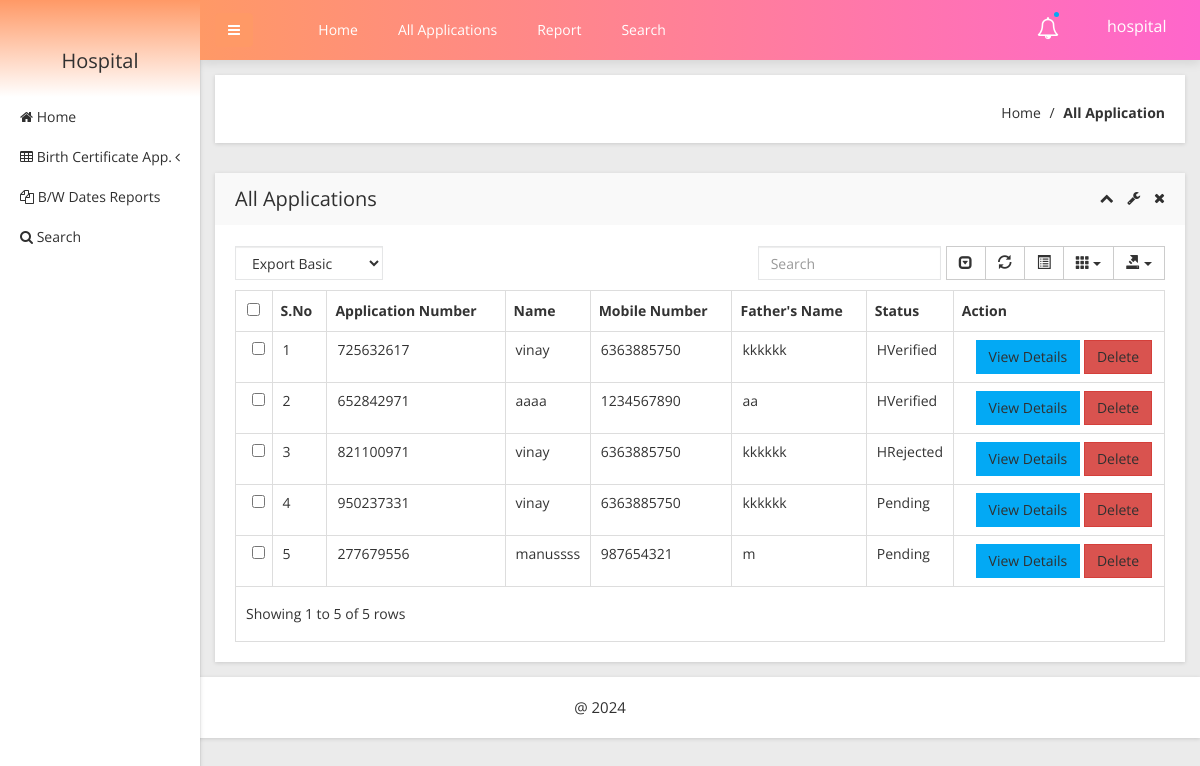
Screenshot of /obcs/hospital/all-applications.php (signed in) with the database file from the repository.
### tables this page shows
CREATE TABLE `tblhospital` (
  `ID` int(10) NOT NULL,
  `HospitalName` varchar(200) DEFAULT NULL,
  `UserName` varchar(120) DEFAULT NULL,
  `MobileNumber` bigint(10) DEFAULT NULL,
  `Email` varchar(120) DEFAULT NULL,
  `Password` varchar(200) DEFAULT NULL,
  `HospitalRegdate` timestamp NULL DEFAULT current_timestamp(),
  `RoleId` int(11) DEFAULT 2
);

CREATE TABLE `tblapplication` (
  `ID` int(10) NOT NULL,
  `UserID` int(5) NOT NULL,
  `ApplicationID` varchar(200) DEFAULT NULL,
  `DateofBirth` varchar(200) DEFAULT NULL,
  `Gender` varchar(50) DEFAULT NULL,
  `FullName` varchar(200) DEFAULT NULL,
  `PlaceofBirth` varchar(200) DEFAULT NULL,
  `NameofFather` varchar(200) DEFAULT NULL,
  `NameOfMother` varchar(120) DEFAULT NULL,
  `PermanentAdd` mediumtext DEFAULT NULL,
  `PostalAdd` mediumtext DEFAULT NULL,
  `MobileNumber` bigint(10) DEFAULT NULL,
  `Email` varchar(200) DEFAULT NULL,
  `Dateofapply` timestamp NULL DEFAULT current_timestamp(),
  `Remark` varchar(200) DEFAULT NULL,
  `Status` varchar(50) DEFAULT NULL,
  `UpdationDate` timestamp NULL DEFAULT NULL ON UPDATE current_timestamp(),
  `HStatus` varchar(255) DEFAULT NULL,
  `DateofDeath` date DEFAULT NULL,
  `bd_Id` int(11) DEFAULT NULL,
  `MotherAadharNumber` varchar(20) DEFAULT NULL,
  `FatherAadharNumber` varchar(20) DEFAULT NULL,
  `HospitalName` varchar(100) DEFAULT NULL,
  `H_id` int(11) DEFAULT NULL
);

### obcs/hospital/all-applications.php (the view, shortened to what this page needs)
<?php
include('includes/dbconnection.php');
?>
<!doctype html>
<html class="no-js" lang="en">
<head>
    <link rel="stylesheet" href="css/bootstrap.min.css">
    <link rel="stylesheet" href="css/font-awesome.min.css">
    <link rel="stylesheet" href="css/adminpro-custon-icon.css">
    <link rel="stylesheet" href="css/meanmenu.min.css">
    <link rel="stylesheet" href="css/jquery.mCustomScrollbar.min.css">
    <link rel="stylesheet" href="css/animate.css">
    <link rel="stylesheet" href="css/data-table/bootstrap-table.css">
    <link rel="stylesheet" href="css/data-table/bootstrap-editable.css">
    <link rel="stylesheet" href="css/normalize.css">
    <link rel="stylesheet" href="css/c3.min.css">
    <link rel="stylesheet" href="style.css">
    <link rel="stylesheet" href="css/responsive.css">
</head>
<body class="materialdesign">
    <div class="wrapper-pro">
        <?php include_once('includes/sidebar.php'); ?>
        <?php include_once('includes/header.php'); ?>
        <div class="breadcome-area mg-b-30 small-dn">
            <div class="container-fluid">
                <div class="row">
                    <div class="col-lg-12">
                        <div class="breadcome-list shadow-reset">
                            <div class="row">
                                <div class="col-lg-12">
                                    <ul class="breadcome-menu">
                                        <li><a href="dashboard.php">Home</a> <span class="bread-slash">/</span>
                                        </li>
                                        <li><span class="bread-blod">All Application</span>
                                        </li>
                                    </ul>
                                </div>
                            </div>
                        </div>
                    </div>
                </div>
            </div>
        </div>
        <div class="data-table-area mg-b-15">
            <div class="container-fluid">
                <div class="row">
                    <div class="col-lg-12">
                        <div class="sparkline13-list shadow-reset">
                            <div class="sparkline13-hd">
                                <div class="main-sparkline13-hd">
                                    <h1>All Applications</h1>
                                    <div class="sparkline13-outline-icon">
                                        <span class="sparkline13-collapse-link"><i class="fa fa-chevron-up"></i></span>
                                        <span><i class="fa fa-wrench"></i></span>
                                        <span class="sparkline13-collapse-close"><i class="fa fa-times"></i></span>
                                    </div>
                                </div>
                            </div>
                            <div class="sparkline13-graph">
                                <div class="datatable-dashv1-list custom-datatable-overright">
                                    <div id="toolbar">
                                        <select class="form-control">
                                            <option value="">Export Basic</option>
                                        </select>
                                    </div>
                                    <table id="table" data-toggle="table" data-pagination="true" data-search="true" data-show-columns="true" data-show-pagination-switch="true" data-show-refresh="true" data-key-events="true" data-show-toggle="true" data-resizable="true" data-cookie="true" data-cookie-id-table="saveId" data-show-export="true" data-click-to-select="true" data-toolbar="#toolbar">
                                        <thead>
                                            <tr>
                                                <th>S.No</th>
                                                <th>Application Number</th>
                                                <th>Name</th>
                                                <th>Mobile Number</th>
                                                <th>Father's Name</th>
                                                <th>Status</th>
                                                <th data-field="action">Action</th>
                                            </tr>
                                        </thead>
                                        <tbody>
                                            <?php
                                            $sql = "SELECT * FROM tblapplication WHERE  bd_Id = 1 AND H_id = :hospitalID";
                                            $query = $dbh->prepare($sql);
                                            $query->bindParam(':hospitalID', $_SESSION['obcsaid'], PDO::PARAM_INT);
                                            $query->execute();
                                            $results = $query->fetchAll(PDO::FETCH_OBJ);
                                            $cnt = 1;
                                            if ($query->rowCount() > 0) {
                                                foreach ($results as $row) {
                                            ?>
                                                    <tr>
                                                        <td><?php echo htmlentities($cnt); ?></td>
                                                        <td><?php echo htmlentities($row->ApplicationID); ?></td>
                                                        <td><?php echo htmlentities($row->FullName); ?></td>
                                                        <td><?php echo htmlentities($row->MobileNumber); ?></td>
                                                        <td><?php echo htmlentities($row->NameofFather); ?></td>
                                                        <?php if ($row->Status == "") { ?>
                                                            <td><?php echo "Pending"; ?></td>
                                                        <?php } else { ?>
                                                            <td><?php echo htmlentities($row->Status); ?>
                                                            </td>
                                                        <?php } ?>
                                                        <td class="datatable-ct">
                                                            <a href="view-application-detail.php?viewid=<?php echo htmlentities($row->ID); ?>" class="btn btn-primary">View Details</a>
                                                            <a href="all-applications.php?del=<?php echo htmlentities($row->ID); ?>" onclick="return confirm('Do you really want to delete?');" class="btn btn-danger">Delete</a>
                                                        </td>
                                                    </tr>
                                            <?php $cnt = $cnt + 1;
                                                }
                                            } ?>
                                        </tbody>
                                    </table>
                                </div>
                            </div>
                        </div>
                    </div>
                </div>
            </div>
        </div>
    </div>
    </div>
    <?php include_once('includes/footer.php'); ?>
</body>
</html>

### obcs/hospital/includes/sidebar.php (shortened to what this page needs)
     <?php
include('includes/dbconnection.php');
if (strlen($_SESSION['obcsaid']==0)) {
  header('location:logout.php');
  } else{
  ?>
  <div class="left-sidebar-pro">
            <nav id="sidebar">
                <div class="sidebar-header">
                    <?php
$aid=$_SESSION['obcsaid'];
$sql="SELECT AdminName,Email from  tbladmin where ID=:aid";
$query = $dbh -> prepare($sql);
$query->bindParam(':aid',$aid,PDO::PARAM_STR);
$query->execute();
$results=$query->fetchAll(PDO::FETCH_OBJ);
$cnt=1;
if($query->rowCount() > 0)
{
foreach($results as $row)
{               ?>
                    <h3> Hospital</h3>
                  <?php $cnt=$cnt+1;}} ?>
                </div>
                <div class="left-custom-menu-adp-wrap">
                    <ul class="nav navbar-nav left-sidebar-menu-pro">
                        <li class="nav-item">
                            <a href="dashboard.php" role="button" aria-expanded="false"><i class="fa big-icon fa-home"></i> <span class="mini-dn">Home</span> </a>
                        </li>
                        <li class="nav-item"><a href="#" data-toggle="dropdown" role="button" aria-expanded="false" class="nav-link dropdown-toggle"><i class="fa big-icon fa-table"></i> <span class="mini-dn">Birth Certificate App.</span> <span class="indicator-right-menu mini-dn"><i class="fa indicator-mn fa-angle-left"></i></span></a>
                        </li>
                        <li class="nav-item">
                            <a href="between-dates-report.php" role="button" aria-expanded="false"><i class="fa big-icon fa-files-o"></i> <span class="mini-dn">B/W Dates Reports</span> </a>
                        </li>
                        <li class="nav-item">
                            <a href="search.php" role="button" aria-expanded="false"><i class="fa fa-search"></i> <span class="mini-dn">Search</span> </a>
                    </ul>
                </div>
            </nav>
        </div>
        <?php }  ?>

### obcs/hospital/includes/header.php (shortened to what this page needs)
      <?php
include('includes/dbconnection.php');
if (strlen($_SESSION['obcsaid']==0)) {
  header('location:logout.php');
  } else{
  ?>
 <div class="content-inner-all">
            <div class="header-top-area">
                <div class="fixed-header-top">
                    <div class="container-fluid">
                        <div class="row">
                            <div class="col-lg-1 col-md-6 col-sm-6 col-xs-12">
                                <button type="button" id="sidebarCollapse" class="btn bar-button-pro header-drl-controller-btn btn-info navbar-btn">
                                    <i class="fa fa-bars"></i>
                                </button>
                            </div>
                            <div class="col-lg-6 col-md-1 col-sm-1 col-xs-12">
                                <div class="header-top-menu tabl-d-n">
                                    <ul class="nav navbar-nav mai-top-nav">
                                        <li class="nav-item"><a href="dashboard.php" class="nav-link">Home</a>
                                        </li>
                                        <li class="nav-item"><a href="all-applications.php" class="nav-link">All Applications</a>
                                        </li>
                                        <li class="nav-item"><a href="between-dates-report.php" class="nav-link">Report</a>
                                        </li>
                                        <li class="nav-item"><a href="search.php" class="nav-link">Search</a>
                                        </li>
                                    </ul>
                                </div>
                            </div>
                            <div class="col-lg-5 col-md-5 col-sm-6 col-xs-12">
                                <div class="header-right-info">
                                    <ul class="nav navbar-nav mai-top-nav header-right-menu">
                                        <li class="nav-item"><a href="new-birth-application.php" data-toggle="dropdown" role="button" aria-expanded="false" class="nav-link dropdown-toggle"><i class="fa fa-bell-o" aria-hidden="true"></i><span class="indicator-nt"></span></a>
                                        </li>
                                        <li class="nav-item">
                                            <a href="#" data-toggle="dropdown" role="button" aria-expanded="false" class="nav-link dropdown-toggle">
                                                <?php
$aid=$_SESSION['obcsaid'];
$sql="SELECT HospitalName,Email from  tblhospital where ID=:aid";
$query = $dbh -> prepare($sql);
$query->bindParam(':aid',$aid,PDO::PARAM_STR);
$query->execute();
$results=$query->fetchAll(PDO::FETCH_OBJ);
$cnt=1;
if($query->rowCount() > 0)
{
foreach($results as $row)
{               ?>
                                                <span class="adminpro-icon adminpro-user-rounded header-riht-inf"></span>
                                                <span class="admin-name"><?php  echo $row->HospitalName;?></span>
                                                <span class="author-project-icon adminpro-icon adminpro-down-arrow"></span><?php $cnt=$cnt+1;}} ?>
                                            </a>
                                        </li>
                                    </ul>
                                </div>
                            </div>
                        </div>
                    </div>
                </div>
            </div><?php }  ?>

### obcs/hospital/includes/footer.php
<div class="footer-copyright-area">
    <div class="container-fluid">
        <div class="row">
            <div class="col-lg-12">
                <div class="footer-copy-right">
                    <p> @ 2024</p>
                </div>
            </div>
        </div>
    </div>
</div>

### rows the page displays
tblhospital: HospitalName "hospital"
tblapplication: ApplicationID "725632617", FullName "vinay", MobileNumber "6363885750", NameofFather "kkkkkk", Status "HVerified"
tblapplication: ApplicationID "652842971", FullName "aaaa", MobileNumber "1234567890", NameofFather "aa", Status "HVerified"
tblapplication: ApplicationID "821100971", FullName "vinay", MobileNumber "6363885750", NameofFather "kkkkkk", Status "HRejected"
tblapplication: ApplicationID "950237331", FullName "vinay", MobileNumber "6363885750", NameofFather "kkkkkk", shows "Pending"
tblapplication: ApplicationID "277679556", FullName "manussss", MobileNumber "987654321", NameofFather "m", shows "Pending"
